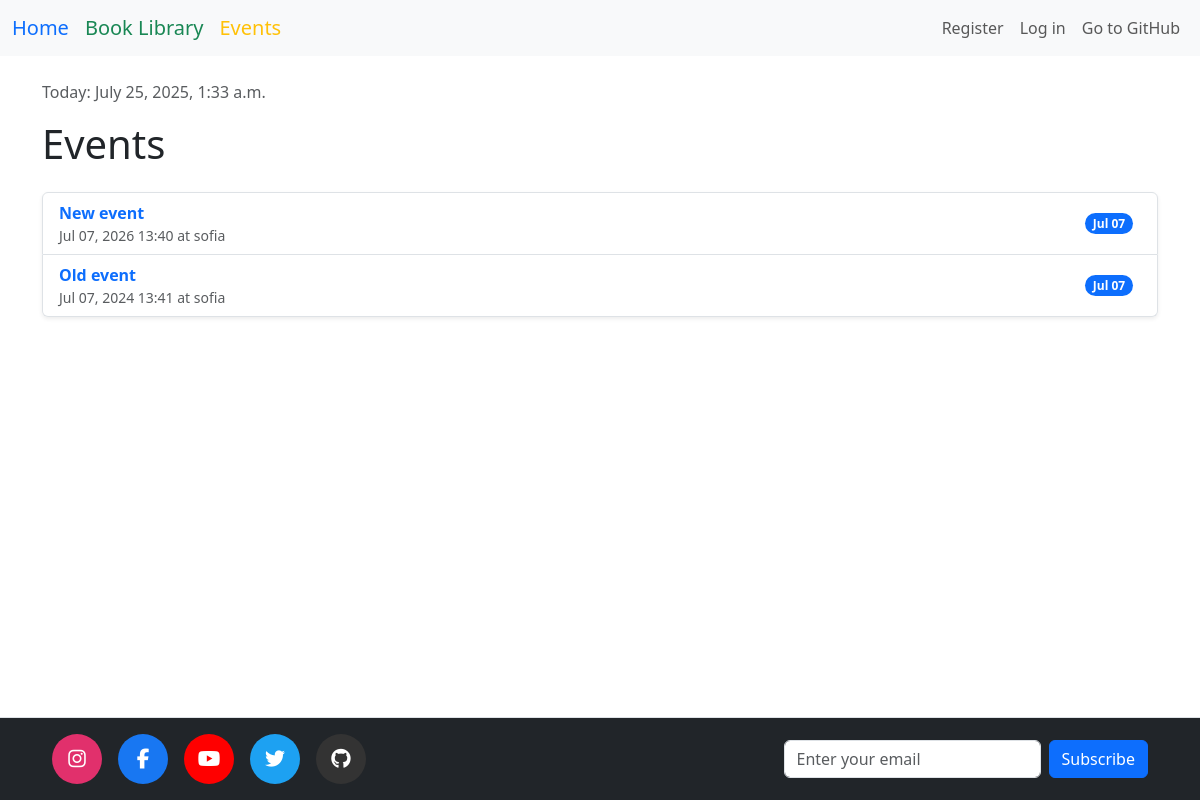
Page /event/events/ on the committed database.
### events/models.py (models this page shows, shortened)
class Event(models.Model):
    title = models.CharField(max_length=200)
    description = models.TextField(null=True, blank=True)
    location = models.CharField(max_length=255)
    start_time = models.DateTimeField(default=timezone.now)
    end_time = models.DateTimeField(default=timezone.now)
    created_at = models.DateTimeField(auto_now_add=True)

### events/views.py (the view)
# urls.py: path('events/', EventListView.as_view(), name='event_list'),
class EventListView(ListView):
    model = Event
    template_name = 'events/event_list_page.html'
    context_object_name = 'events'
    def get_context_data(self, *, object_list=None, **kwargs):
        context = super().get_context_data(object_list=object_list, **kwargs)
        context['time'] = timezone.now()
        context['title'] = 'Events'
        return context
    def get_queryset(self):
        return Event.objects.order_by('-start_time')

### books/forms.py
class EmailSubscriptionForm(forms.Form):
    email = forms.EmailField(
        widget=forms.EmailInput(attrs={
            'class': 'form-control',
            'placeholder': 'Enter your email',
            'required': True,
        }),
        label=""
    )

### books/context_processors.py (called while the page is built)
def subscription_form(request):
    return {
        'subscribe_form': EmailSubscriptionForm()
    }

### templates/events/event_list_page.html
{% extends 'base.html' %}
{% block content %}
  {% include 'events/event_list.html' %}
{% endblock %}

### templates/events/event_list.html (shortened to what this page needs)
<div class="container my-4">
  <p class="text-muted">Today: {{ time|date:"F j, Y, g:i a" }}</p>
  <h1 class="mb-4">{{ title }}</h1>
  <ul class="list-group shadow-sm">
    {% for event in events %}
      <li class="list-group-item d-flex justify-content-between align-items-center">
        <div>
          <a href="{% url 'event_details' event.pk %}" class="text-decoration-none fw-bold">
            {{ event.title }}
          </a>
          <div class="text-muted small">
            {{ event.start_time|date:"M d, Y H:i" }} at {{ event.location }}
          </div>
        </div>
        <div class="d-flex align-items-center">
          <span class="badge bg-primary rounded-pill me-2">
            {{ event.start_time|date:"M d" }}
          </span>
        </div>
      </li>
    {% empty %}
      <li class="list-group-item text-center text-muted">No {{ title }}</li>
    {% endfor %}
  </ul>
</div>

### static/css/style.css (style rules this page uses)
body { padding-bottom: 100px; }

### rows in the picture
Event: title "New event", start_time "Jul 07, 2026 13:40", location "sofia", start_time "Jul 07"
Event: title "Old event", start_time "Jul 07, 2024 13:41", location "sofia", start_time "Jul 07"

### other values in the picture
{{ time|date:"F j, Y, g:i a" }} "July 25, 2025, 1:33 a.m."
{{ title }} "Events"
